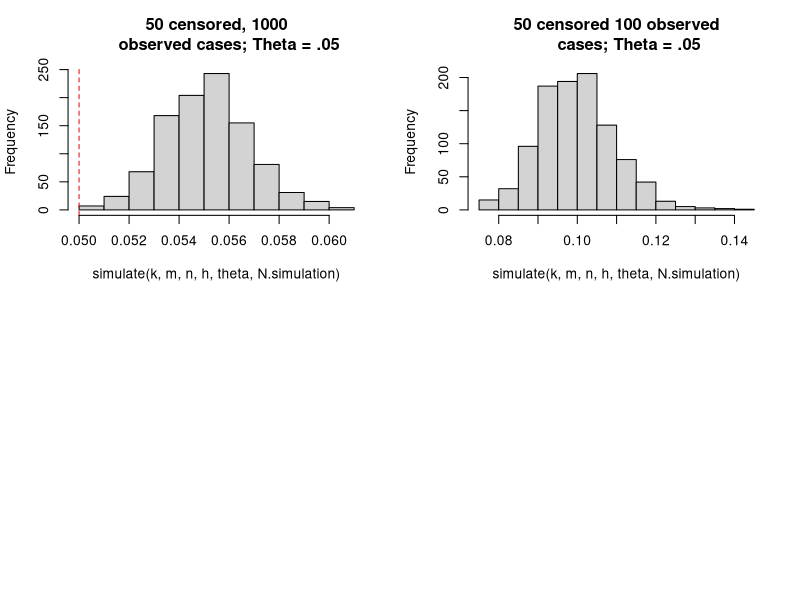

R code for this plot:
# To Teil I Aufgabe 2 We test the likelihood by providing some MLE Estimation
# procedure.
# TODO: simulate with bayesian and posterior predictive distribution given gamma
# prior

rm(list = ls())

simulate  = function(k, m, n, h, theta, N.simulation) {
  likelihood = function(th) {
    - (n * log(th) - th * sum(Y.observed) + k * log(1 - exp(-h * th)))
  }

  gradient  = function(th) {
    - (n / th - sum(Y.observed) + k * 1 / (1 - exp(-h * th)) * ( h * exp( - h * th)))
  }

  results = matrix(NA, ncol = 1, nrow = N.simulation)

  for ( i in 1:N.simulation ) {
    Y = rexp(n, theta)
    missing_index = sample(n, k)
    is.na(Y[missing_index]) = TRUE
    observed_index = which(! is.na(Y))
    Y.observed = Y[observed_index]

    results[i, ] = nlminb(c(theta * .85), obj = likelihood, grad = gradient,
                          lower = c(theta * 0.1), upper = c(theta * 5))$par
  }

  return(results)
}

k = 50                 # they left already
m = 1000               # we know their waiting time
n = k + m              # all observed cases
h = 1                  # left censoring
theta = .05            # true value of the exponential distribution rate parameter
N.simulation = 1000

par(mfrow = c(2, 2))

hist(simulate(k, m, n, h, theta, N.simulation), main = '50 censored, 1000
     observed cases; Theta = .05')
abline(v = theta, col = 'red', lty = 2)

k = 50
m = 100
n = k + m
hist(simulate(k, m, n, h, theta, N.simulation), main = '50 censored 100 observed
     cases; Theta = .05')
abline(v = theta, col = 'red', lty = 2)
